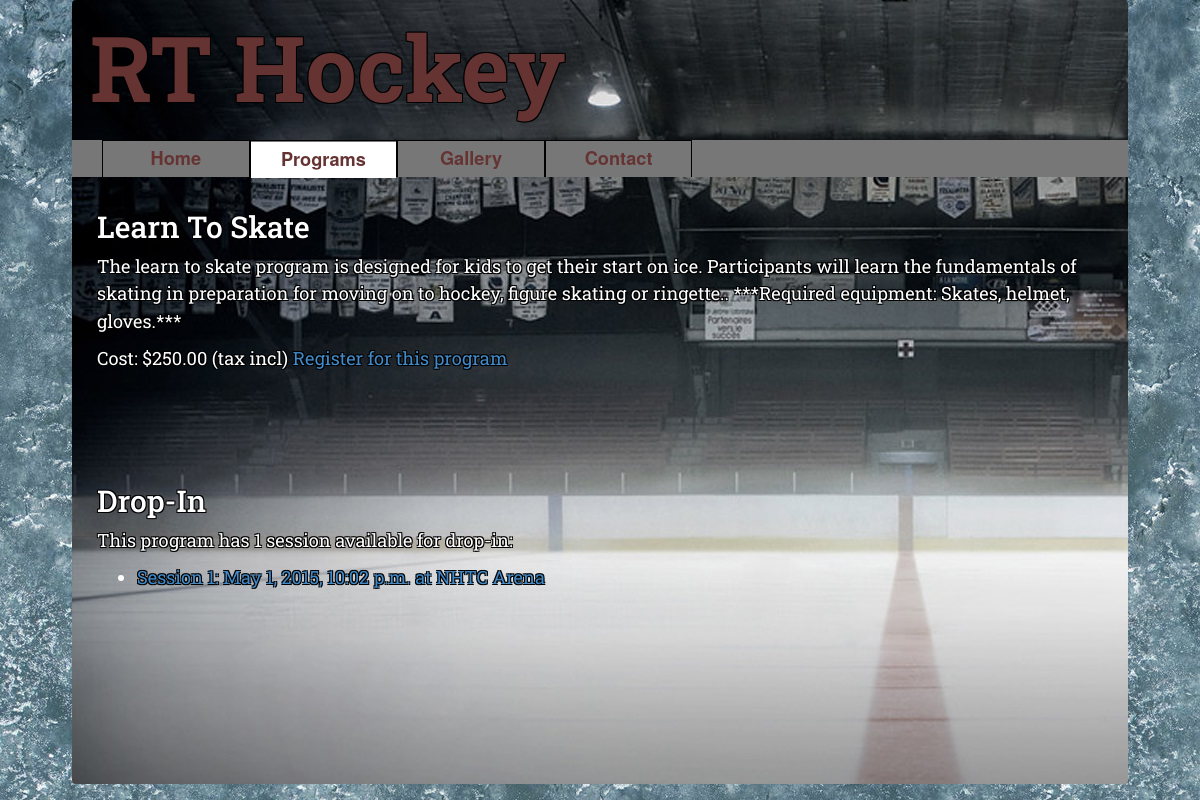
Page /program/6/ on the committed database.
### myapp/models.py (models this page shows, shortened)
class Program(models.Model):
    title = models.CharField(max_length=100)
    description = models.TextField()
    status = models.CharField(max_length=1, choices=STATUS_CHOICES, default='d')
    create_date = models.DateTimeField(editable=False)
    modify_date = models.DateTimeField(editable=False)
    priority = models.IntegerField()
    cost = models.IntegerField()
    location = models.ForeignKey(Location)

class Session(models.Model):
    title = models.CharField(max_length=100)
    description = models.TextField()
    agegroup = models.CharField(max_length=100)
    start_date = models.DateTimeField('start date')
    end_date = models.DateTimeField('end date')
    cost = models.IntegerField()
    program = models.ForeignKey(Program)
    location = models.ForeignKey(Location)
    create_date = models.DateTimeField(editable=False)
    modify_date = models.DateTimeField(editable=False)
    status = models.CharField(max_length=1, choices=STATUS_CHOICES, default='d')

class Location(models.Model):
    name = models.CharField(max_length=100)
    address = models.CharField(max_length=500)

### myapp/views.py (the view)
# urls.py: url(r'^program/(?P<program_id>\d+)/$', views.program, name='program'),
def program(request, program_id):
    try:
        program = Program.objects.get(pk=program_id)
        program_sessions_list = Session.objects.filter(program__id=program_id).order_by('start_date')
        context = {'program_sessions_list':program_sessions_list,'program':program}
    except Program.DoesNotExist:
        raise Http404("Program does not exist")
    return render(request, 'myapp/program.html', context)

### myapp/templates/myapp/program.html (shortened to what this page needs)
{% include "myapp/header.html" %}
        <div id="tabs">
        {% include "includes/tabs.html" with active_tab='tab2' %}
        </div>
    <div id="main" class="container">
        <div class="outlined_normal" id="article">
        <h2>{{ program.title }}</h2>
        <p>{{ program.description }}</p>
        <p>Cost: ${{ program.cost }}.00 (tax incl) <a href="{% url 'register_program' program.id %}">Register for this program</a></p>
        {% if program_sessions_list %}
            <br/><br/><br/>
            <h2>Drop-In</h2>
            <p>This program has {{ program_sessions_list|length }} session{% if program_sessions_list|length > 1 %}s{% endif %} available for drop-in:</p>
            <ul>
            {% for session in program_sessions_list %}
                <li>
                    <a href="{% url 'session' session.id %}">Session {{ forloop.counter }}: {{ session.start_date }} at {{ session.location.name }}</a>
                </li>
            {% endfor %}
            </ul>
        {% endif %}
        </div>
    </div>
{% include "myapp/footer.html" %}

### myapp/static/myapp/style.css (style rules this page uses)
@media (min-width:43.75em) { body { background-image:url("./ice_texture.jpg"); } }
a { color:#428bca; }
.outlined_normal { font-family: 'Roboto Slab', serif; color:white; text-shadow: -1px -1px 0 #000, 1px -1px 0 #000, -1px 1px 0 #000, 1px 1px 0 #000; }
#article { margin:10px; clear:left; }
#tabs { position:absolute; top:100px; width:100%; max-width:1680px; z-index:5; background-color:#777; }
@media (min-width: 43.75em) { #tabs { top:140px; left:6%; width:88%; } }
#main { position:absolute; top:0px; min-height:98%; width:100%; padding-top:190px; border-radius:4px; background-image: url("./rink.jpg"); background-repeat: no-repeat; }
@media (min-width: 43.75em) { #main { left:6%; width:88%; } }

### rows in the picture
Program: title "Learn To Skate", description "The learn to skate program is designed for kids to get their start on ice. Participants will learn the fundamentals of skating in preparation for moving on to hockey, figure skating or ringette.. ***Required equipment: Skates, helmet, gloves.***", cost "250"
Session: start_date "May 1, 2015, 10:02 p.m.", location.name "NHTC Arena"

### other values in the picture
{{ program_sessions_list|length }} "1"
